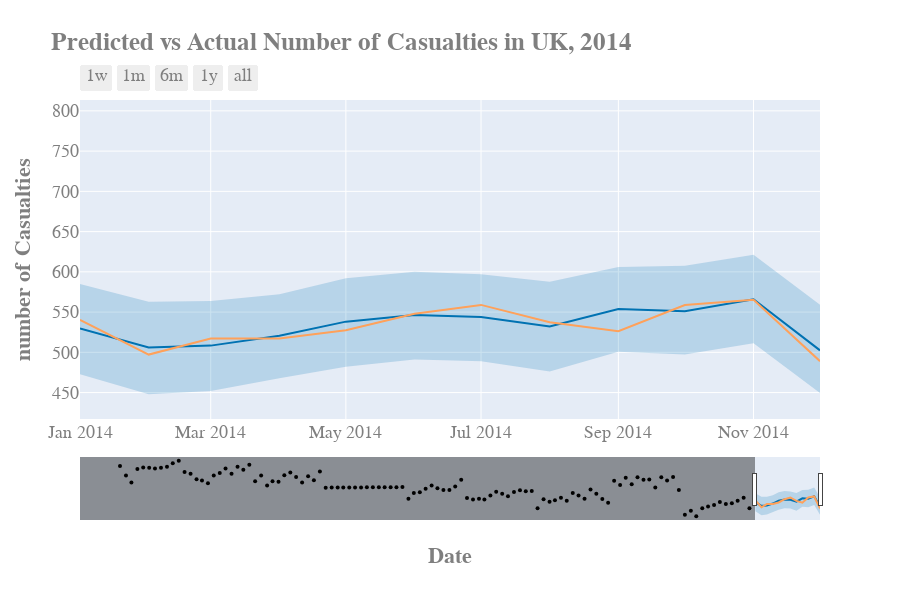

Source (notebook cell):
### Code cell
import datetime

fig = plot_plotly(m, forecast)  # This returns a plotly Figure
fig.add_scatter(x=df_test['ds'], y= df_test['y'], mode='lines', name = 'Actual Number of Casualties')

fig.update_layout(xaxis_range=[datetime.datetime(2014, 1, 1),
                               datetime.datetime(2014, 12, 1)], 
                  title_text="<b> Predicted vs Actual Number of Casualties in UK, 2014 <b>",
                 xaxis_title="<b> Date <b>", yaxis_title="<b> number of Casualties <b>",
                 font=dict(family="Courier New, monospace", size=18, color="#7f7f7f"))
iplot(fig)
